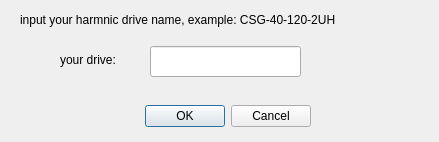
<?xml version="1.0" encoding="UTF-8"?>
<ui version="4.0">
 <class>Dialog</class>
 <widget class="QDialog" name="Dialog">
  <property name="geometry">
   <rect>
    <x>0</x>
    <y>0</y>
    <width>439</width>
    <height>142</height>
   </rect>
  </property>
  <property name="windowTitle">
   <string>Dialog</string>
  </property>
  <widget class="QDialogButtonBox" name="buttonBox">
   <property name="geometry">
    <rect>
     <x>130</x>
     <y>100</y>
     <width>181</width>
     <height>32</height>
    </rect>
   </property>
   <property name="orientation">
    <enum>Qt::Horizontal</enum>
   </property>
   <property name="standardButtons">
    <set>QDialogButtonBox::Cancel|QDialogButtonBox::Ok</set>
   </property>
  </widget>
  <widget class="QLineEdit" name="lineEdit">
   <property name="geometry">
    <rect>
     <x>150</x>
     <y>46</y>
     <width>151</width>
     <height>31</height>
    </rect>
   </property>
  </widget>
  <widget class="QLabel" name="label">
   <property name="geometry">
    <rect>
     <x>20</x>
     <y>10</y>
     <width>391</width>
     <height>19</height>
    </rect>
   </property>
   <property name="text">
    <string>input your harmnic drive name, example: CSG-40-120-2UH</string>
   </property>
  </widget>
  <widget class="QLabel" name="label_2">
   <property name="geometry">
    <rect>
     <x>60</x>
     <y>50</y>
     <width>81</width>
     <height>19</height>
    </rect>
   </property>
   <property name="text">
    <string>your drive:</string>
   </property>
  </widget>
 </widget>
 <resources/>
 <connections>
  <connection>
   <sender>buttonBox</sender>
   <signal>accepted()</signal>
   <receiver>Dialog</receiver>
   <slot>accept()</slot>
   <hints>
    <hint type="sourcelabel">
     <x>248</x>
     <y>254</y>
    </hint>
    <hint type="destinationlabel">
     <x>157</x>
     <y>274</y>
    </hint>
   </hints>
  </connection>
  <connection>
   <sender>buttonBox</sender>
   <signal>rejected()</signal>
   <receiver>Dialog</receiver>
   <slot>reject()</slot>
   <hints>
    <hint type="sourcelabel">
     <x>316</x>
     <y>260</y>
    </hint>
    <hint type="destinationlabel">
     <x>286</x>
     <y>274</y>
    </hint>
   </hints>
  </connection>
 </connections>
</ui>
